Frame 1 (no input): blank canvas, image omitted
Frame 60 (no input): blank canvas, image omitted
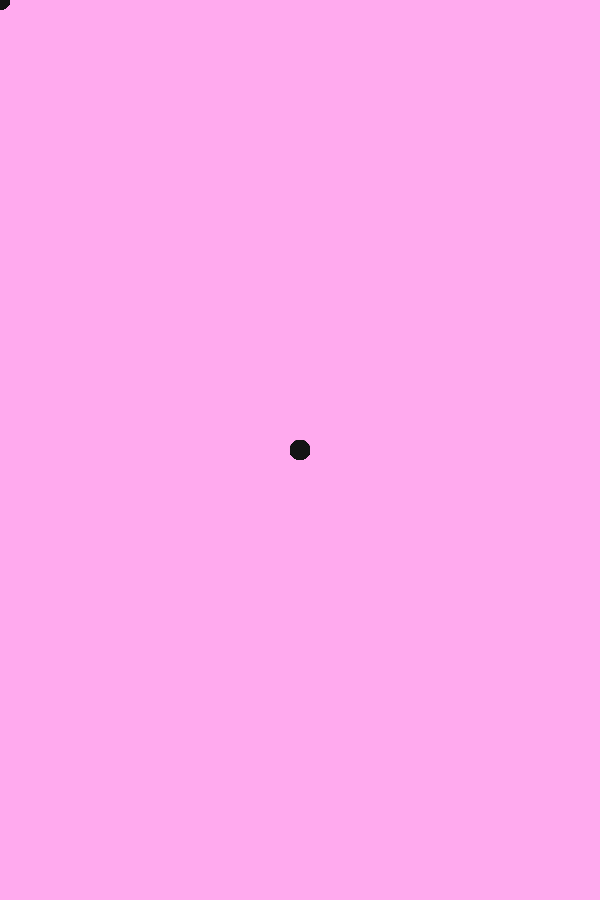
Frame 120 (the mouse pressed at the canvas centre since frame 60)

The p5.js sketch whose frames 1 and 60 were blank and that drew this single picture after the mouse press (run headless with seeded random() and noise() and a simulated clock; from frame 60 on, the mouse is pressed at the canvas centre):

// p5.js sketch
// ── sketch.js
function setup() {
  createCanvas(600,900 );

  background('#fae');
  
 
}

function draw (){
fill(20);
noStroke();
ellipse (mouseX,mouseY, 20,20);
}
